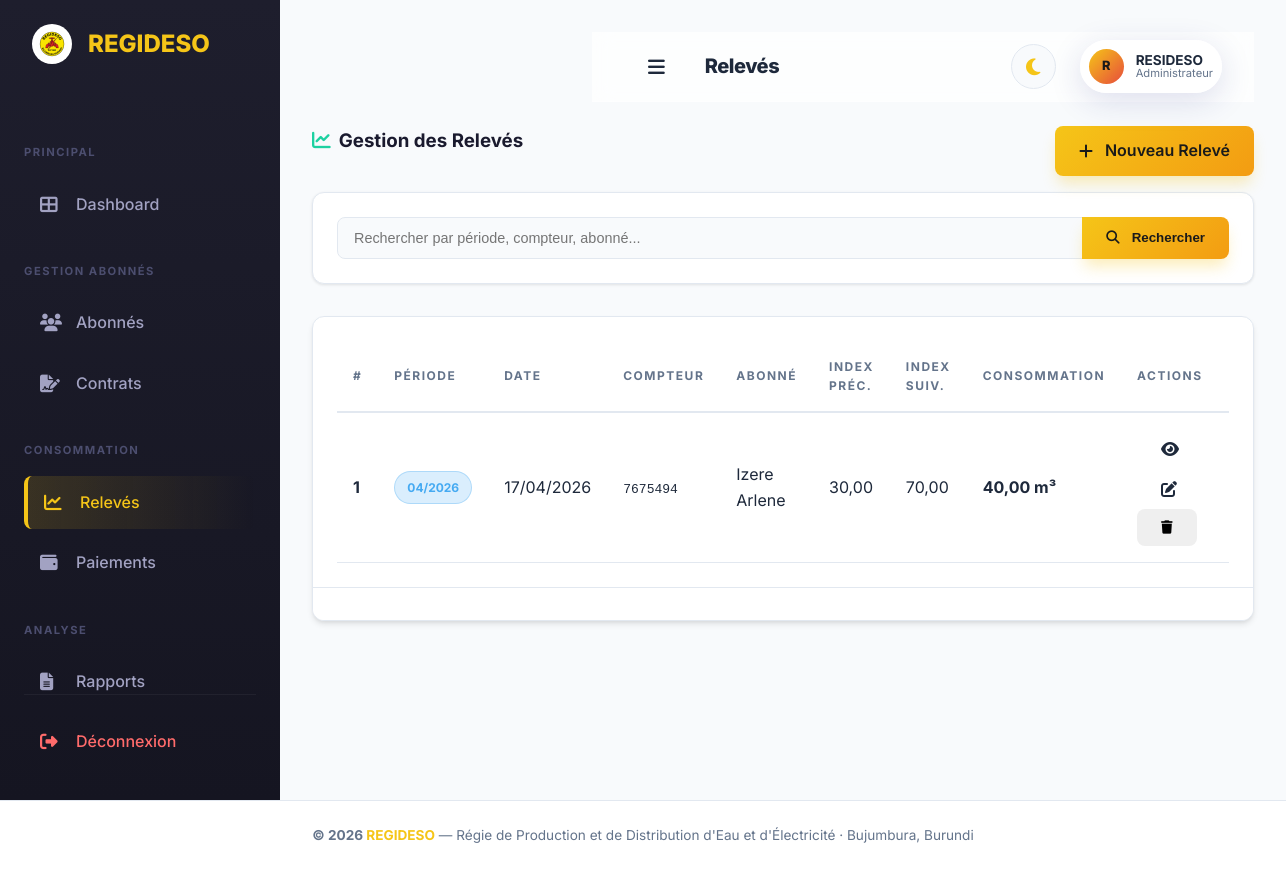
The page /releves/index.php (signed in) on the database its author committed.
### tables this page shows
CREATE TABLE `releve` (
  `id_releve` int(11) NOT NULL,
  `periode_releve` varchar(30) DEFAULT NULL,
  `date_releve` datetime DEFAULT current_timestamp(),
  `indexPrecedent_releve` decimal(10,2) DEFAULT 0.00,
  `indexSuivant_releve` decimal(10,2) DEFAULT 0.00,
  `ConsommationCalculee_releve` decimal(10,2) DEFAULT 0.00,
  `id_Compteur` int(11) NOT NULL
);

CREATE TABLE `compteur` (
  `id_Compteur` int(11) NOT NULL,
  `numero_Compteur` varchar(30) NOT NULL,
  `Typecompteur_Compteur` varchar(30) DEFAULT NULL,
  `DatePose_Compteur` date DEFAULT NULL,
  `Etat_compteur_Compteur` varchar(30) DEFAULT 'Actif',
  `id_Point_de_service` int(11) NOT NULL
);

CREATE TABLE `abonne` (
  `idabonne_abonnes` int(11) NOT NULL,
  `nom_abonnes` varchar(40) NOT NULL,
  `prenom_abonnes` varchar(40) NOT NULL,
  `type_abonne_abonnes` varchar(40) DEFAULT NULL,
  `telephone_abonnes` varchar(30) DEFAULT NULL,
  `email_abonnes` varchar(40) DEFAULT NULL,
  `adresse_abonne` varchar(40) DEFAULT NULL
);

### includes/functions.php (called while the page is built, shortened)
<?php
function sanitize($data) {
    return htmlspecialchars(trim($data), ENT_QUOTES, 'UTF-8');
}
function format_date($date, $format = 'd/m/Y') {
    return date($format, strtotime($date));
}

### includes/auth.php (called while the page is built, shortened)
<?php
function has_role($role) {
    return isset($_SESSION['user_role']) && $_SESSION['user_role'] === $role;
}

### releves/index.php (the view, shortened to what this page needs)
<?php
require_once __DIR__ . '/../includes/header.php';
$search = trim($_GET['search'] ?? '');
$where = '';
$params = [];
$sql_count = "SELECT COUNT(*) FROM releve r
    LEFT JOIN compteur cm ON r.id_Compteur = cm.id_Compteur
    LEFT JOIN point_de_service p ON cm.id_Point_de_service = p.id_Point_de_service
    LEFT JOIN contrat c ON p.id_Contrat = c.id_Contrat
    LEFT JOIN abonne a ON c.idabonne_abonnes = a.idabonne_abonnes $where";
$stmt = $pdo->prepare($sql_count);
$stmt->execute($params);
$total = $stmt->fetchColumn();
$page = max(1, (int)($_GET['page'] ?? 1));
$per_page = 10;
$total_pages = max(1, ceil($total / $per_page));
$page = min($page, $total_pages);
$offset = ($page - 1) * $per_page;
$pagination = ['page' => $page, 'per_page' => $per_page, 'total' => $total, 'total_pages' => $total_pages, 'offset' => $offset];
$sql = "SELECT r.*, cm.numero_Compteur, a.nom_abonnes, a.prenom_abonnes
    FROM releve r
    LEFT JOIN compteur cm ON r.id_Compteur = cm.id_Compteur
    LEFT JOIN point_de_service p ON cm.id_Point_de_service = p.id_Point_de_service
    LEFT JOIN contrat c ON p.id_Contrat = c.id_Contrat
    LEFT JOIN abonne a ON c.idabonne_abonnes = a.idabonne_abonnes
    $where ORDER BY r.id_releve DESC LIMIT $per_page OFFSET $offset";
$stmt = $pdo->prepare($sql);
$stmt->execute($params);
$releves = $stmt->fetchAll();
?>
<div class="row mb-3">
    <div class="col-md-8">
        <h3 style="font-weight: 700; color: #1a1a2e;">
            <i class="fas fa-chart-line mr-2" style="color: #1dd1a1;"></i>Gestion des Relevés
        </h3>
    </div>
    <div class="col-md-4 text-right">
        <a href="create.php" class="btn btn-primary"><i class="fas fa-plus mr-1"></i> Nouveau Relevé</a>
    </div>
</div>
<div class="search-bar">
    <form method="GET" class="form-inline">
        <div class="input-group w-100">
            <input type="text" name="search" class="form-control" placeholder="Rechercher par période, compteur, abonné..." value="<?= sanitize($search) ?>">
            <div class="input-group-append">
                <button type="submit" class="btn btn-primary"><i class="fas fa-search mr-1"></i> Rechercher</button>
            </div>
        </div>
    </form>
</div>
<div class="card">
    <div class="card-body p-0">
        <table class="table table-hover mb-0">
            <thead>
                <tr>
                    <th>#</th>
                    <th>Période</th>
                    <th>Date</th>
                    <th>Compteur</th>
                    <th>Abonné</th>
                    <th>Index Préc.</th>
                    <th>Index Suiv.</th>
                    <th>Consommation</th>
                    <th style="width:160px;">Actions</th>
                </tr>
            </thead>
            <tbody>
                <?php if (empty($releves)): ?>
                    <tr><td colspan="9" class="text-center text-muted py-4"><i class="fas fa-inbox fa-2x mb-2 d-block"></i>Aucun relevé trouvé</td></tr>
                <?php else: foreach ($releves as $r): ?>
                <tr>
                    <td><strong><?= $r['id_releve'] ?></strong></td>
                    <td><span class="badge badge-info"><?= sanitize($r['periode_releve']) ?></span></td>
                    <td><?= format_date($r['date_releve'], 'd/m/Y') ?></td>
                    <td><code><?= sanitize($r['numero_Compteur']) ?></code></td>
                    <td><?= sanitize($r['nom_abonnes'] . ' ' . $r['prenom_abonnes']) ?></td>
                    <td><?= number_format($r['indexPrecedent_releve'], 2, ',', ' ') ?></td>
                    <td><?= number_format($r['indexSuivant_releve'], 2, ',', ' ') ?></td>
                    <td><strong><?= number_format($r['ConsommationCalculee_releve'], 2, ',', ' ') ?> m³</strong></td>
                    <td>
                        <a href="view.php?id=<?= $r['id_releve'] ?>" class="btn btn-info btn-sm"><i class="fas fa-eye"></i></a>
                        <a href="edit.php?id=<?= $r['id_releve'] ?>" class="btn btn-warning btn-sm"><i class="fas fa-edit"></i></a>
                        <?php if (has_role('Administrateur')): ?>
                        <button onclick="confirmDelete('delete.php?id=<?= $r['id_releve'] ?>')" class="btn btn-danger btn-sm"><i class="fas fa-trash"></i></button>
                        <?php endif; ?>
                    </td>
                </tr>
                <?php endforeach; endif; ?>
            </tbody>
        </table>
    </div>
    <div class="card-footer"><?php display_pagination($pagination, $search); ?></div>
</div>
<?php require_once __DIR__ . '/../includes/footer.php'; ?>

### assets/css/premium.css (style rules this page uses)
:root { --primary: #f5c518; --primary-dark: #e8a700; --secondary: #e74c3c; --secondary-dark: #c0392b; --accent: #1dd1a1; --bg-main: #f8fafc; --bg-sidebar: linear-gradient(180deg, #1e1e2d 0%, #151521 100%); --bg-card: #ffffff; --text-main: #1e293b; --text-muted: #64748b; --text-on-primary: #1a1a1a; --border: #e2e8f0; --glass: rgba(255, 255, 255, 0.7); --glass-border: rgba(255, 255, 255, 0.4); --shadow-sm: 0 1px 3px rgba(0,0,0,0.1); --shadow-md: 0 4px 6px -1px rgba(0,0,0,0.1), 0 2px 4px -1px rgba(0,0,0,0.06); --shadow-lg: 0 10px 15px -3px rgba(0,0,0,0.1), 0 4px 6px -2px rgba(0,0,0,0.05); --shadow-premium: 0 20px 25px -5px rgba(0,0,0,0.1), 0 10px 10px -5px rgba(0,0,0,0.04); --shadow-primary: 0 10px 15px -3px rgba(245, 197, 24, 0.3); --radius-sm: 8px; --radius-md: 12px; --radius-lg: 20px; --radius-xl: 30px; --transition: all 0.3s cubic-bezier(0.4, 0, 0.2, 1); }
* { margin: 0; padding: 0; box-sizing: border-box; }
body { font-family: 'Inter', system-ui, -apple-system, sans-serif; background-color: var(--bg-main); color: var(--text-main); line-height: 1.6; overflow-x: hidden; transition: background-color 0.3s, color 0.3s; }
a { text-decoration: none; color: inherit; transition: var(--transition); }
.row { display: flex; flex-wrap: wrap; gap: 0; margin-right: -15px; margin-left: -15px; margin-bottom: 1.5rem; }
[class*="col-"] { position: relative; width: 100%; padding-right: 15px; padding-left: 15px; }
@media (min-width: 768px) { .col-md-8 { flex: 0 0 66.666667%; max-width: 66.666667%; } }
@media (min-width: 768px) { .col-md-4 { flex: 0 0 33.333333%; max-width: 33.333333%; } }
.mb-3 { margin-bottom: 1rem !important; }
.mr-1 { margin-right: 0.25rem !important; }
.mr-2 { margin-right: 0.5rem !important; }
.text-right { text-align: right !important; }
.w-100 { width: 100% !important; }
.card { background: var(--bg-card); border: 1px solid var(--border); border-radius: var(--radius-md); box-shadow: var(--shadow-md); overflow: hidden; transition: var(--transition); animation: slideInUp 0.6s ease forwards; }
.card-body { padding: 1.5rem; }
.btn { display: inline-flex; align-items: center; justify-content: center; padding: 0.75rem 1.5rem; border-radius: var(--radius-sm); font-weight: 600; cursor: pointer; border: none; gap: 0.5rem; transition: var(--transition); white-space: nowrap; }
.btn-primary { background: linear-gradient(135deg, var(--primary), #f39c12); color: var(--text-on-primary); box-shadow: var(--shadow-primary); }
.form-control { display: block; width: 100%; padding: 0.75rem 1rem; font-size: 0.9rem; color: var(--text-main); background-color: var(--bg-main); background-clip: padding-box; border: 1px solid var(--border); border-radius: var(--radius-sm); transition: var(--transition); }
.input-group { display: flex; align-items: stretch; width: 100%; }
.input-group .form-control { flex: 1 1 auto; border-top-right-radius: 0; border-bottom-right-radius: 0; }
.input-group-append { display: flex; margin-left: -1px; }
.input-group-append .btn { border-top-left-radius: 0; border-bottom-left-radius: 0; }
.search-bar { background: var(--bg-card); padding: 1.5rem; border-radius: var(--radius-md); box-shadow: var(--shadow-sm); margin-bottom: 2rem; border: 1px solid var(--border); }
.card-footer { padding: 1rem 1.5rem; background: var(--bg-card); border-top: 1px solid var(--border); }
.table { width: 100%; border-collapse: collapse; }
.table th { background: var(--bg-card); padding: 1rem; text-align: left; font-size: 0.75rem; text-transform: uppercase; letter-spacing: 1.5px; color: var(--text-muted); position: sticky; top: 0; z-index: 10; border-bottom: 2px solid var(--border); }
.table td { padding: 1rem; border-bottom: 1px solid var(--border); transition: var(--transition); }
.badge { display: inline-block; padding: 0.35rem 0.75rem; border-radius: 20px; font-size: 0.75rem; font-weight: 700; white-space: nowrap; }
.badge-info { background: rgba(69, 170, 242, 0.2); color: #45aaf2; border: 1px solid rgba(69, 170, 242, 0.3); }
.card { transition: var(--transition); }
.btn { position: relative; overflow: hidden; }
.btn::after { content: ''; position: absolute; top: -50%; left: -50%; width: 200%; height: 200%; background: radial-gradient(circle, rgba(255,255,255,0.2) 0%, transparent 70%); opacity: 0; transition: opacity 0.5s ease; pointer-events: none; }

### rows shown on the page
releve: id_releve "1", periode_releve "04/2026", date_releve "17/04/2026", id_Compteur.numero_Compteur "7675494", abonne.nom_abonnes+prenom_abonnes "Izere Arlene", indexPrecedent_releve "30,00", indexSuivant_releve "70,00", ConsommationCalculee_releve "40,00"

### other values the page prints
$page_title "Relevés"
substr($_SESSION['user_prenom'] ?? 'U', 0, 1) "R"
$_SESSION['user_prenom'] "RESIDESO"
$_SESSION['user_role'] "Administrateur"
